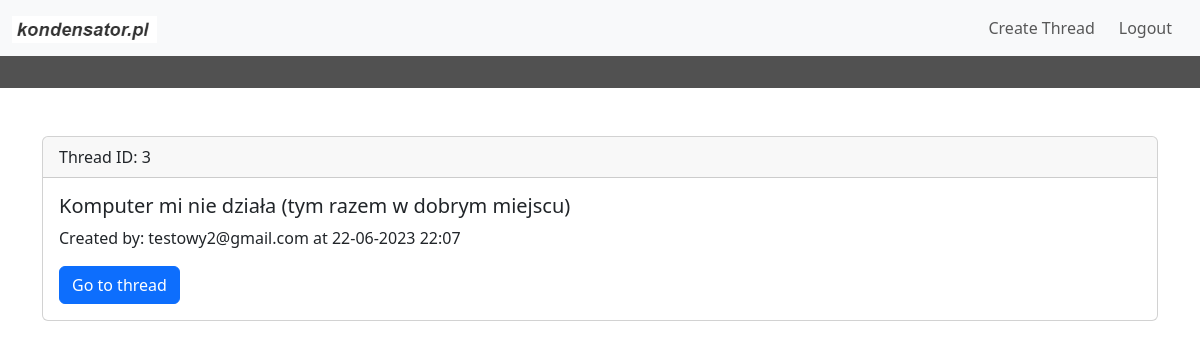
Page /topic/2 (signed in) on the committed database.
### website/models.py (models this page shows)
class Thread(db.Model):
    id = db.Column(db.Integer, primary_key=True)
    title = db.Column(db.String(255))
    date = db.Column(db.DateTime(timezone=True), default=func.now())
    user_id = db.Column(db.Integer, db.ForeignKey('user.id'))
    topic_id = db.Column(db.Integer, db.ForeignKey('topic.id'))

class User(db.Model, UserMixin):
    id = db.Column(db.Integer, primary_key=True)
    email = db.Column(db.String(128), unique=True)
    password = db.Column(db.String(150))
    threads = db.relationship('Thread')
    posts = db.relationship('Post')

### website/views.py (the view)
@views.route('/topic/<int:topic_id>')
@login_required
def topic_view(topic_id):
    topic = Topic.query.get_or_404(topic_id)
    threads = Thread.query.filter_by(topic_id=topic_id).all()
    thread_list = []
    for thread in threads:
        user = User.query.get(thread.user_id)
        thread_dict = {
            'id': thread.id,
            'title': thread.title,
            'author_email': user.email,
            'created_at': thread.date
        }
        thread_list.append(thread_dict)
    return render_template('topic.html', user=current_user, threads=thread_list, topic_id=topic_id)

### website/templates/topic.html (shortened to what this page needs)
{% extends "base.html" %}
{% block content %}
    <div class="container mt-5">
        {% for thread in threads %}
            <div class="card mb-4">
                <div class="card-header">
                    Thread ID: {{ thread.id }}
                </div>
                <div class="card-body">
                    <h5 class="card-title">{{ thread.title }}</h5>
                    <p class="card-text">Created by: {{ thread.author_email }} at {{ thread.created_at.strftime('%d-%m-%Y %H:%M') }}</p>
                    <a href="{{ url_for('views.thread_view', thread_id=thread.id) }}" class="btn btn-primary">Go to thread</a>
                </div>
            </div>
        {% endfor %}
    </div>
{% endblock %}

### rows in the picture
Thread: title "Komputer mi nie działa (tym razem w dobrym miejscu)", created_at "22-06-2023 22:07"
User: author_email "testowy2@gmail.com"

### other values in the picture
{{ thread.id }} "3"
